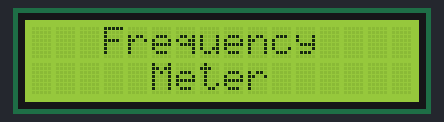
A sketch run on a simulated Arduino Uno, built with avr-gcc and run on an emulated ATmega328P. On the bench: 16×2 character LCD. What the sketch prints to the serial monitor is not drawn.

Above: at 0.1 s.
At 4.1 s:
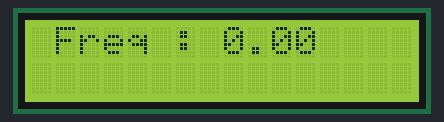

The sketch:

freq.meter.ino
```cpp
#include <FreqMeasure.h>
#include <LiquidCrystal.h>

LiquidCrystal lcd (2,3,4,5,6,7);

double sum = 0;
int count= 0;

void setup() {
  lcd.begin(16,2);
  Serial.begin(9600);
  FreqMeasure.begin();
  lcd.setCursor (3,0);
  lcd.print("Frequency");
  lcd.setCursor(5,1);
  lcd.print("Meter");
  delay(2000);
  lcd.clear();

}

void loop() {

 if( FreqMeasure.available())
  {
   sum = sum + FreqMeasure.read();
   count = count+1;
    if (count > 2)
    {
      float frequency = FreqMeasure.countToFrequency(sum / count);

      String freq = "Freq : "+String(frequency)+"";

//      lcd.setCursor(0, 0);
//      lcd.print("Freq :");
      lcd.setCursor (1,0);
      lcd.print(freq);
      Serial.println(frequency);
      delay(700);

      sum = 0;
      count = 0;
     // delay(500);
    }

  }
}
```
